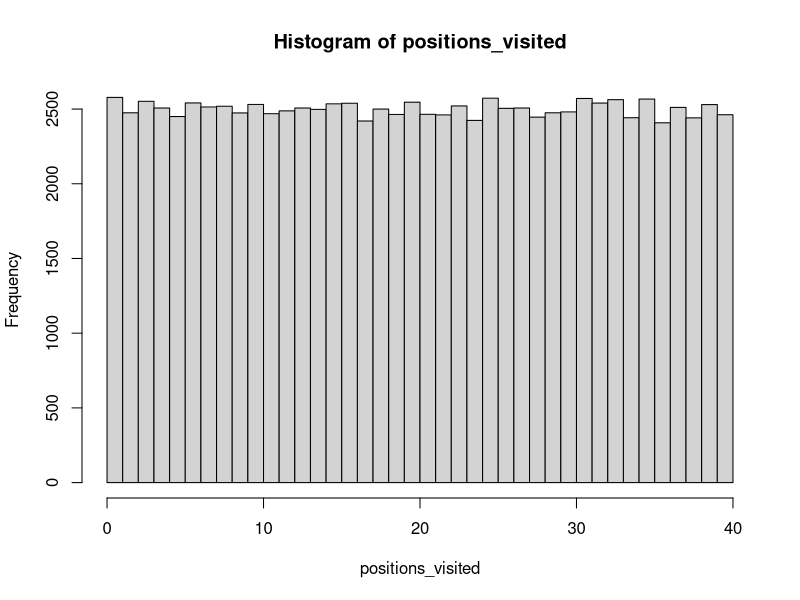
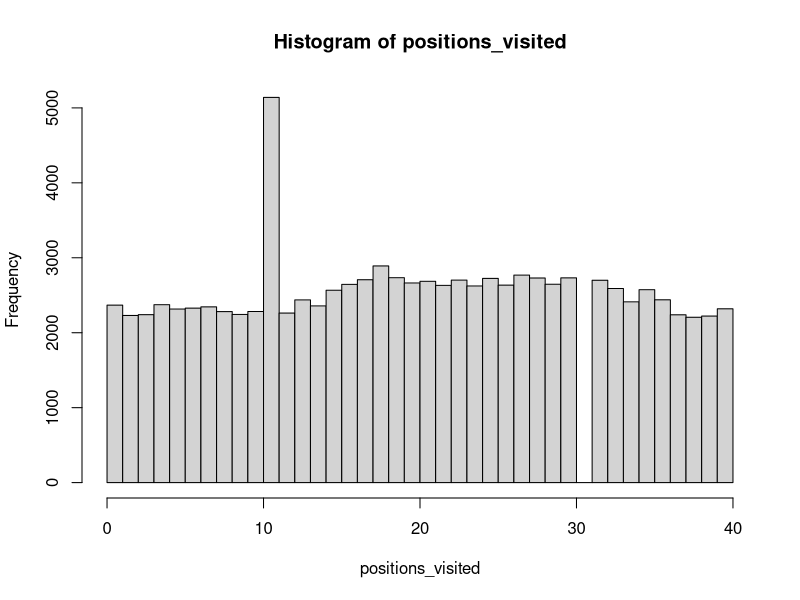

Here is the R script that generated these plots, in order:
## ---- chunk 1
num_turns <- 100000 # number of turns to take

current_board_position <- 0 # start on the GO space

move_size <- rep(0, num_turns)
positions_visited <- rep(0, num_turns)

# use a for loop to simulate a number of turns
for (turn in 1:num_turns) {

  # roll two dice
  die_values <- sample(c(1:6), 2, replace = TRUE)

  # move player position

  # number of positions to move
  plus_move <- sum(die_values)

  # compute new board position
  new_board_position <- current_board_position + plus_move

  # update board position (this corrects for the fact the board is circular)
  current_board_position <- (new_board_position %% 40)

  # store position visited
  positions_visited[turn] <- current_board_position

}

## ---- chunk 2
hist(positions_visited, breaks = seq(0, 40, len = 41), right = FALSE)
## ---- chunk 3
num_turns <- 100000 # number of turns to take

current_board_position <- 0 # start on the GO space
go_to_jail_position <- 30 # the go to jail space
jail_position <- 10 # jail space

move_size <- rep(0, num_turns)
positions_visited <- rep(0, num_turns)

# use a for loop to simulate a number of turns
for (turn in 1:num_turns) {

  # roll two dice
  die_values <- sample(c(1:6), 2, replace = TRUE)

  # move player position

  # number of positions to move
  plus_move <- sum(die_values)

  # compute new board position
  new_board_position <- current_board_position + plus_move

  # if land on GO TO JAIL square, then go backwards to the JAIL square
  if (new_board_position == go_to_jail_position) {
    new_board_position <- jail_position
  }

  # update board position (this corrects for the fact the board is circular)
  current_board_position <- (new_board_position %% 40)

  # store position visited
  positions_visited[turn] <- current_board_position

}
## ---- chunk 4
hist(positions_visited, breaks = seq(0, 40, len = 41), right = FALSE)
## ---- chunk 5
#| eval=FALSE
monopoly_jail_sim <- function(num_turns = 100, jail_position = 10) {
  # function body
}
